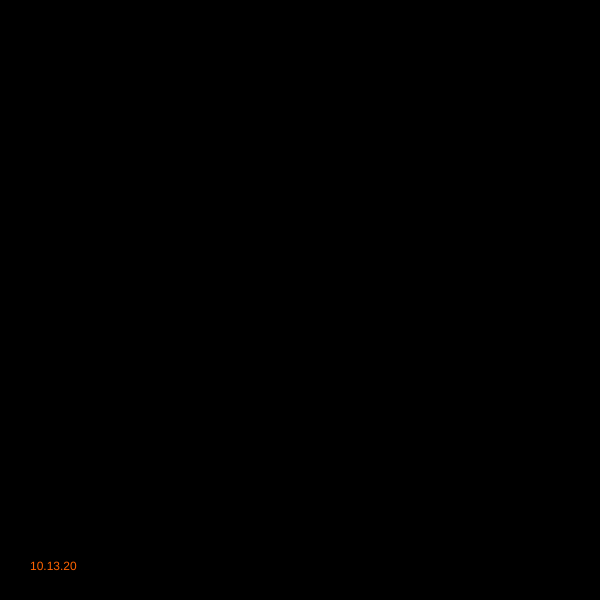
Frame 1 (no input)
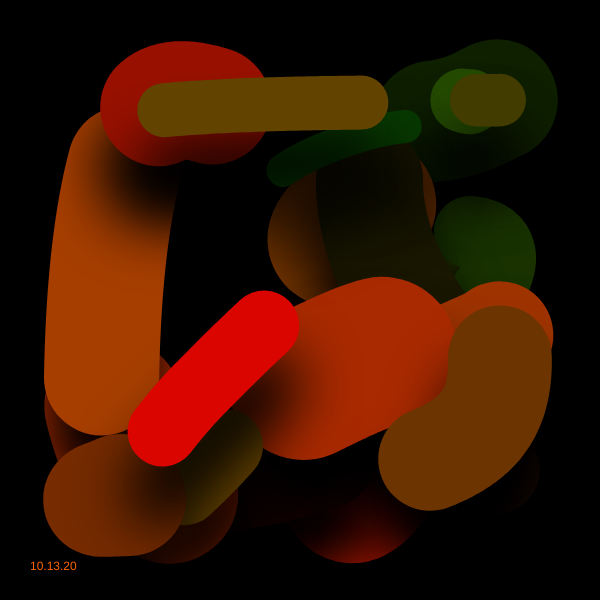
Frame 60 (no input)
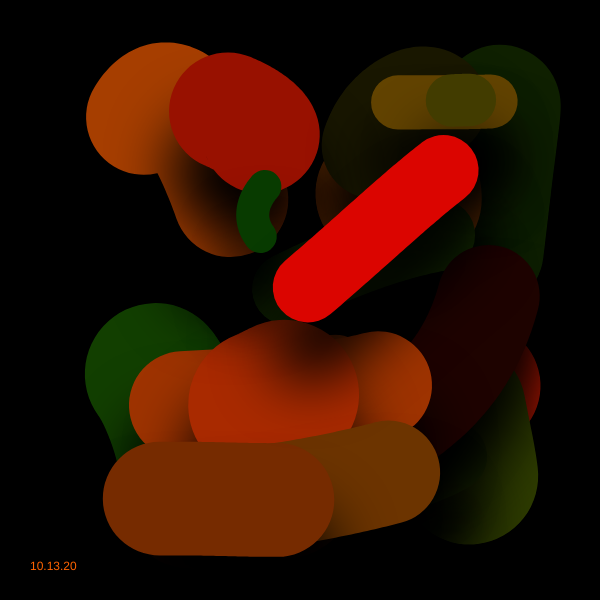
Frame 120 (the mouse pressed at the canvas centre since frame 60)

The p5.js sketch that drew these frames (run headless with seeded random() and noise() and a simulated clock; from frame 60 on, the mouse is pressed at the canvas centre):

// p5.js sketch
// ── sketch.js
let _nsRate;
let _maxPoint;
let _aryObject = [];
let _objectNum;

function setup() {
  let canvasSize;
  if (windowWidth <= windowHeight) {
    canvasSize = windowWidth;
  } else {
    canvasSize = windowHeight;
  }
  createCanvas(600, 600)
  frameRate(60);
  // colorMode(HSB, 360, 100, 100, 255);
  strokeCap(ROUND);
  strokeJoin(ROUND);
  noFill();
  _objectNum = 26;
  _nsRate = 0.001;
  _maxPoint = 50;
  for (let i = 0; i < _objectNum; i++) {
    _aryObject.push(new line());
  }
}

function draw() {
  background(0);
  for (let i = 0; i < _objectNum; i++) {
    _aryObject[i].update();
    _aryObject[i].draw();
  }
  fill(255, 100, 0)
  noStroke();
  text("10.13.20", 30, height-30)
}

class line {
  constructor() {
    this.nsX = random(100);
    this.nsY = random(100);
    this.color = color(random(255), random(75),0);
    this.sw = random(width/20, width/4);
    this.aryPoints = [];
  }
  update() {
    this.nsX += _nsRate;
    this.nsY += _nsRate;
    this.aryPoints.unshift([
      width/3 * cos(8*PI*noise(this.nsX)),
      height/3 * sin(8*PI*noise(this.nsY))
    ]);
    while (this.aryPoints.length > _maxPoint) {
      this.aryPoints.pop();
    }
  }
  draw() {
    drawingContext.shadowColor = color(0);
    drawingContext.shadowOffsetY = width/10;
    drawingContext.shadowBlur = width/10;
    stroke(this.color);
    strokeWeight(this.sw);
    push();
    translate(width/2, height/2);
    beginShape();
    for (let i = 0; i < this.aryPoints.length; i++) {
      curveVertex(this.aryPoints[i][0], this.aryPoints[i][1]);
    }
    endShape();
    pop();
  }
}
